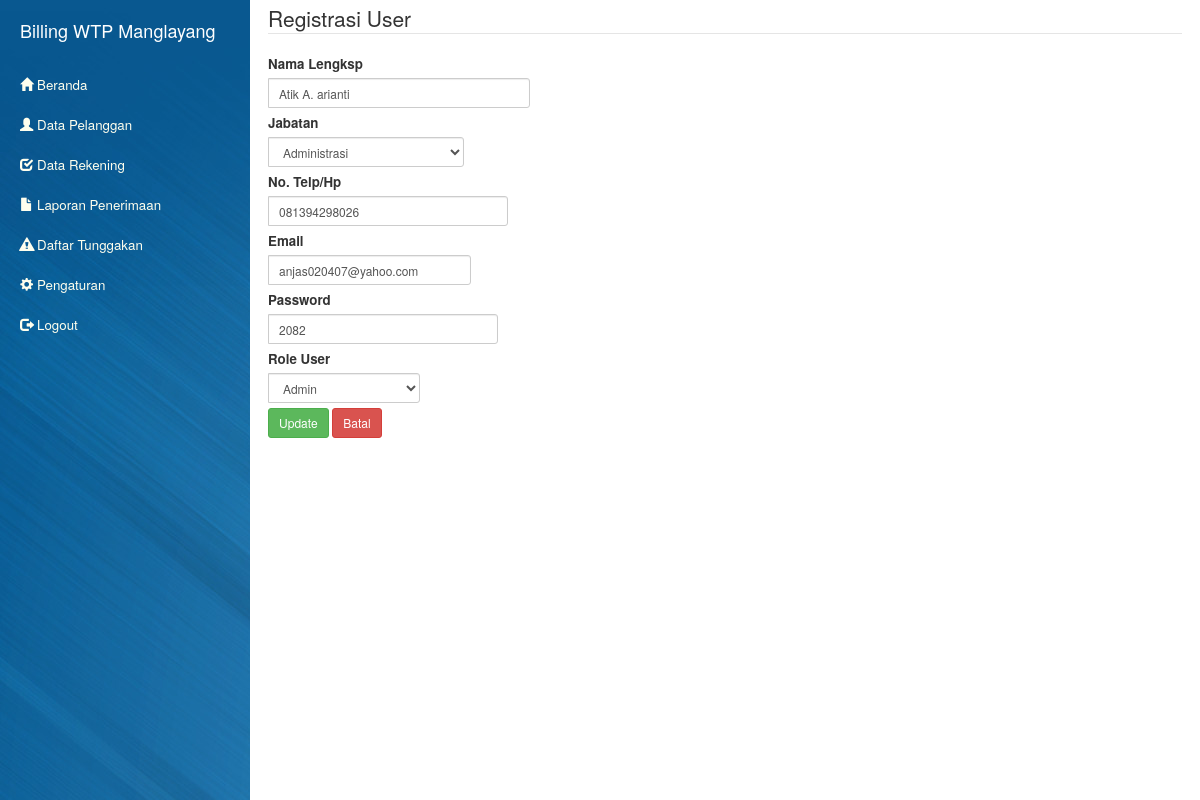
/?page=crud&act=crud.user&req=edit&id=2 (signed in), run on the app's committed database.
### tables this page shows
CREATE TABLE `wtp_user` (
  `id` int(11) NOT NULL AUTO_INCREMENT,
  `nama_lengkap` varchar(255) DEFAULT NULL,
  `jobtitle` varchar(255) DEFAULT NULL,
  `phone` varchar(255) DEFAULT NULL,
  `email` varchar(255) DEFAULT NULL,
  `password` varchar(255) DEFAULT NULL,
  `accessrole` int(11) DEFAULT NULL,
  PRIMARY KEY (`id`)
);

### model/model.user.php (called while the page is built, shortened)
<?php
$userUI = new User;
$dtaCRUD = new CRUD;
$tableName = "wtp_user";
$page_before = "?page=views.user";
if (isset($_GET['req'])) {
    if ($_GET['req'] == "delete") {
        $validasi = $dtaCRUD->deleteData($tableName, $_GET['id']);
        if ($validasi) {
            $userUI->deleteSuccess($page_before);
        } else {
            $userUI->deleteFailure($page_before);
        }
        exit();
    } elseif ($_GET['req'] == "edit") {
        $id_user = $_GET['id'];
        $value_submit = "Update"; $name = "update";
        $value_nama = $userUI->readUser("nama_lengkap", $id_user);
        $value_password = base64_decode($userUI->readUser("password", $id_user));
        $value_email = $userUI->readUser("email", $id_user);
        $value_phone = $userUI->readUser("phone", $id_user);
        $value_role = $userUI->readUser("accessrole", $id_user);
        $value_jobtitle = $userUI->readUser("jobtitle", $id_user);
    }
} else {
    $value_submit = "Simpan"; $name = "save";
    $value_nama = ""; $value_password = "";
    $value_email = ""; $value_phone = "";
    $value_role = ""; $value_jobtitle = "";
}
$value_cancel = "Batal";

### model/crud.user.php (the view, shortened to what this page needs)
<?php include "model.user.php"; ?>
<fieldset>
    <legend> Registrasi User</legend>
    <form method="post" accept="#" novalidate="novalidate" id="vForm">
        <div class="form-group input-group">
            <label> Nama Lengksp</label>
            <input type="text" name="nama_lengkap" class="input-sm form-control" value="<?= $value_nama ?>">
        </div>
        <div class="form-group input-group">
            <label> Jabatan</label>
            <select name="jobtitle" class="input-sm form-control">
                <option value="Administrasi" <?= $value_jobtitle == "Administrasi" ? "selected=\"selected\"" : "" ?>> Administrasi</option>
            </select>
        </div>
        <div class="form-group input-group">
            <label> No. Telp/Hp</label>
            <input type="text" name="phone" class="input-sm form-control" value="<?= $value_phone ?>">
        </div>
        <div class="form-group input-group">
            <label> Email</label>
            <input type="text" name="email" class="input-sm form-control" value="<?= $value_email ?>" />
        </div>
        <div class="form-group input-group">
            <label> Password</label>
            <input type="text" name="password" class="input-sm form-control" value="<?= $value_password ?>">
        </div>
        <div class="form-group input-group">
            <label> Role User</label>
            <select name="role" class="input-sm form-control">
                <option value="1" <?= $value_role == 1 ? "selected=\"selected\"" : "" ?>> Admin </option>
            </select>
        </div>
        <div class="form-group">
            <?= $userUI->getUiBtn($name, $value_submit, $value_cancel, $page_before) ?>
        </div>
    </form>
</fieldset>

### data on the page
wtp_user: nama_lengkap "Atik A. arianti", jobtitle "Administrasi", phone "081394298026", email "anjas020407@yahoo.com", password "2082", role "Admin"
